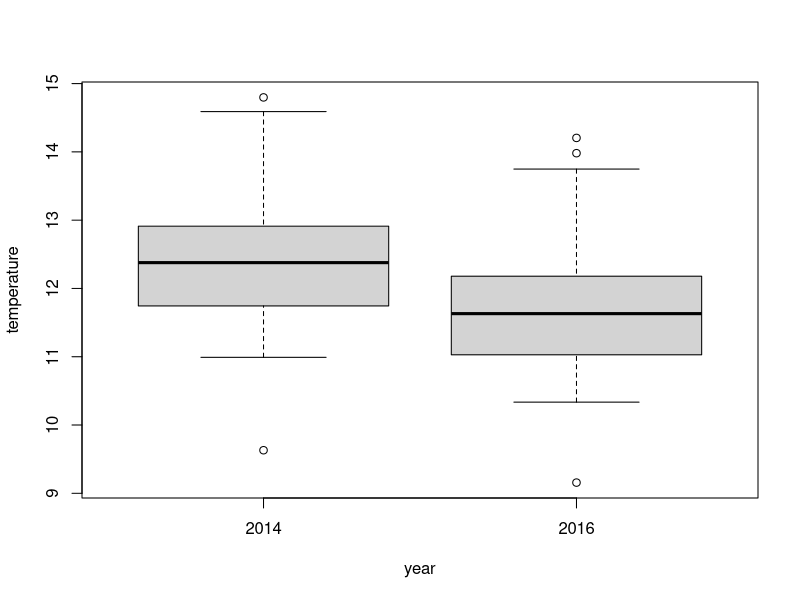
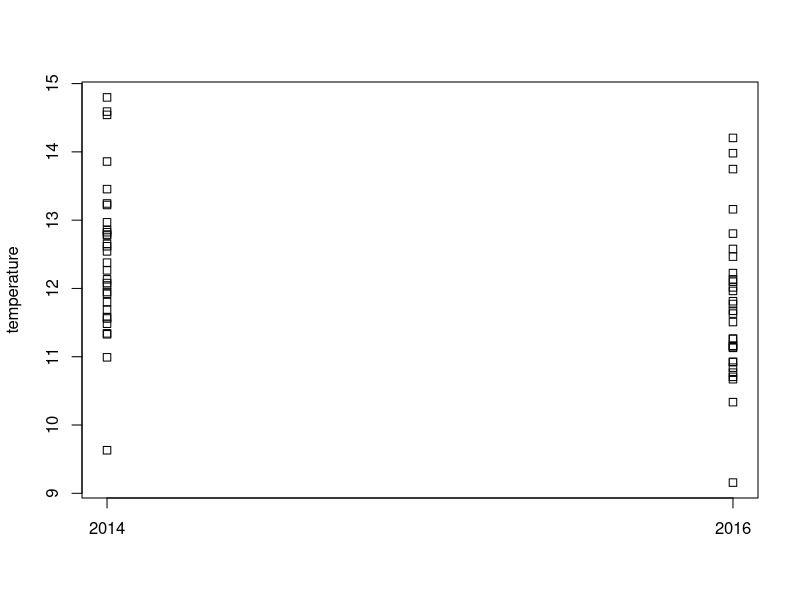
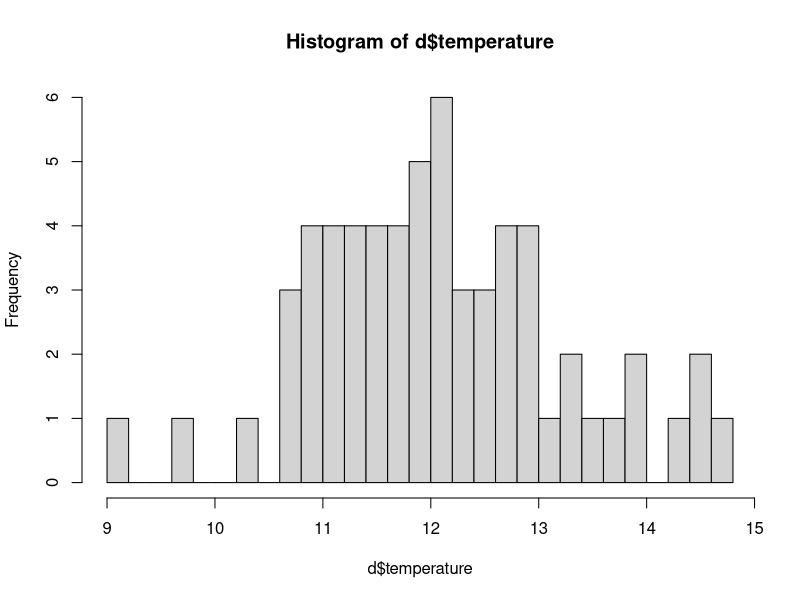
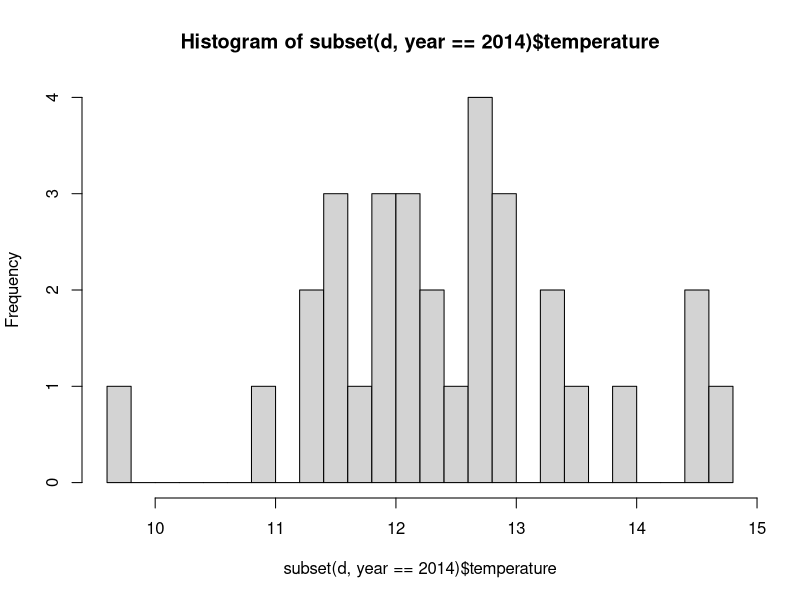
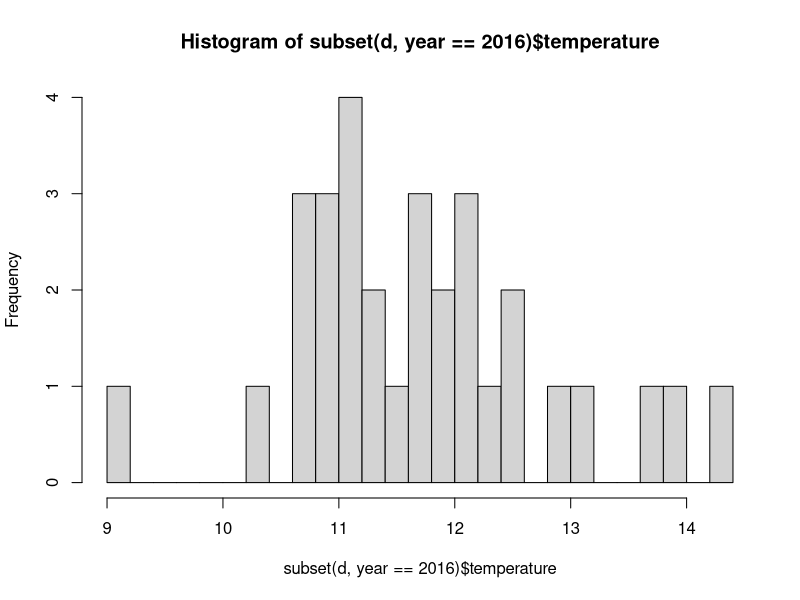
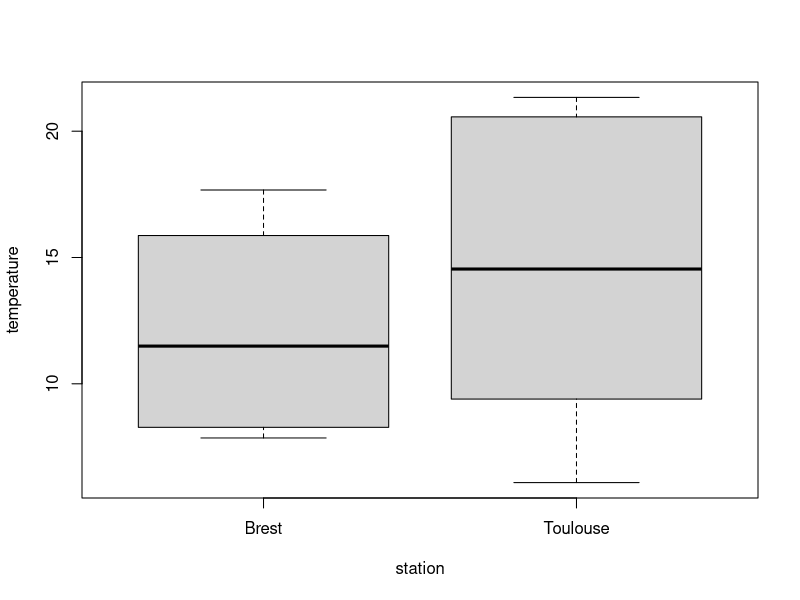
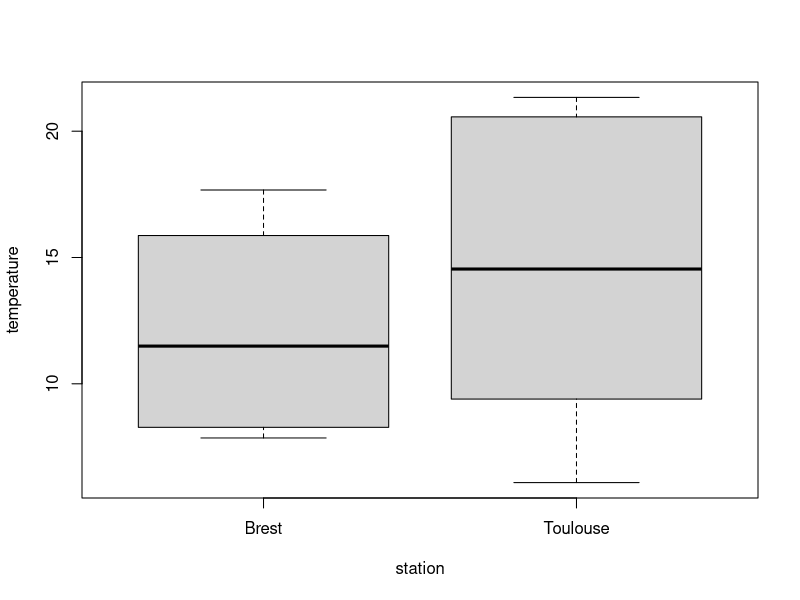

Generate these figures, in order, with R: (Note: this script raises an error after producing the figures.)
## ---- chunk 1
knitr::opts_chunk$set(
  # pour l'énoncé
  # echo=FALSE, eval=FALSE
  # pour la correction
  echo=TRUE, eval=TRUE
)
options(stringsAsFactors=TRUE)
## ---- chunk 2
# compare two years in northern France
d <- read.csv("meteo/yearly_full.csv")
d <- subset(d, subset=(year %in% c(2014, 2016) & latitude > 44), select=c(station, year, temperature))
head(d)

boxplot(temperature ~ year, data=d)
stripchart(temperature ~ year, data=d, vertical=TRUE)

t.test(temperature ~ year, data=d)

hist(d$temperature, breaks=30)
# but what really matters is the normality within each class (i.e. the normality of residuals)
hist(subset(d, year==2014)$temperature, breaks=30)
shapiro.test(subset(d, year==2014)$temperature)

hist(subset(d, year==2016)$temperature, breaks=30)
shapiro.test(subset(d, year==2016)$temperature)

var.test(temperature ~ year, data=d)
## ---- chunk 3
# NB: can measurements at two stations really be considered "paired"...
d <- read.csv("meteo/monthly.csv")
d <- subset(d, subset=(station %in% c("Brest", "Toulouse") & year==2014), select=c(station, temperature))
head(d)

boxplot(temperature ~ station, data=d)
d <- droplevels(d)
boxplot(temperature ~ station, data=d)

t.test(temperature ~ station, data=d)
t.test(temperature ~ station, data=d, paired=TRUE)

shapiro.test(subset(d, station=="Brest")$temperature)
shapiro.test(subset(d, station=="Toulouse")$temperature)
var.test(temperature ~ station, data=d)
## ---- chunk 4
d <- read.csv("meteo/monthly.csv")
tbl <- table(d$station, d$low_clouds)
tbl
chisq.test(tbl)

tbl <- table(d$year, d$low_clouds)
tbl
chisq.test(tbl)
## ---- chunk 5
# compare two years in northern France
d <- read.csv("meteo/yearly_full.csv")
d <- subset(d, subset=(year %in% c(2014, 2016) & latitude > 44), select=c(year, temperature))
head(d)

observed_diff <- mean(subset(d, year == 2014)$temperature) - mean(subset(d, year == 2016)$temperature)
observed_diff

# example of resampling
x <- 1:5
sample(x)
sample(x)

n_permut<- 5000
diffs <- rep(NA, times=n_permut)
for (i in 1:n_permut) {
  d$year_resampled <- sample(d$year)
  diffs[i] <- mean(subset(d, year_resampled == 2014)$temperature) - mean(subset(d, year_resampled == 2016)$temperature)
}

hist(diffs, breaks=30)
abline(v=observed_diff, col="red")

# one sided test
head(diffs > observed_diff)
sum(diffs > observed_diff) / n_permut
t.test(temperature ~ year, data=d, alternative="greater")$p.value

# two sided test
sum(abs(diffs) > abs(observed_diff)) / n_permut
t.test(temperature ~ year, data=d)$p.value
